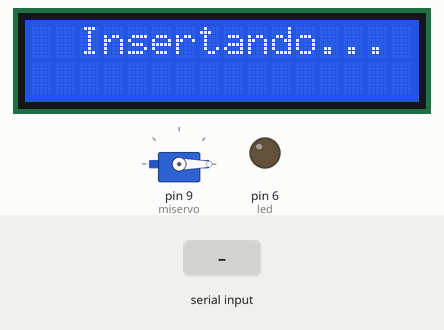
Recording of a sketch running on a simulated Arduino Uno, built with avr-gcc and run on an emulated ATmega328P. On the bench: 16×2 character LCD, servo, output pins drawn as LEDs (lit = HIGH). The test bench sets the inputs (shaded band).

Above: at 1.1 s.
At 3.2 s:
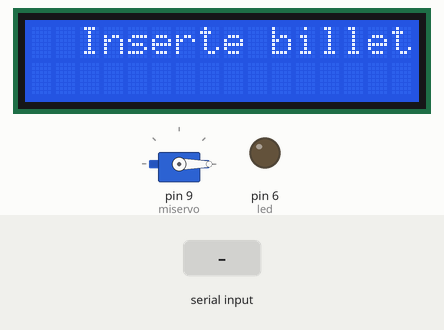
3.3 s: "p\n" received over Serial
At 5.4 s:
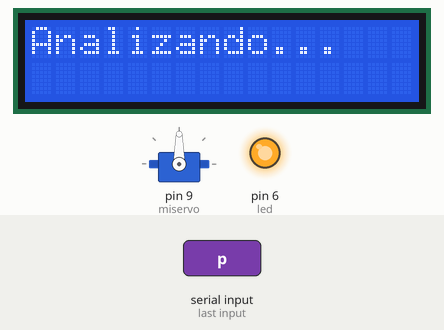
5.8 s: byte 112 ('p') received over Serial
At 7.6 s:
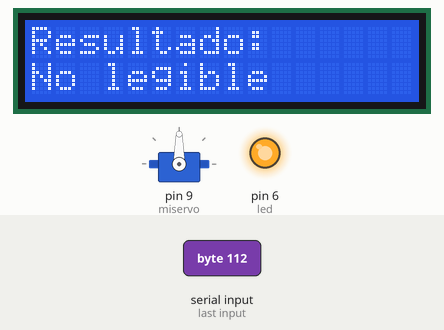
Timing chart, 0 to 10.3 s (numbered marks = the images above; inputs shaded):
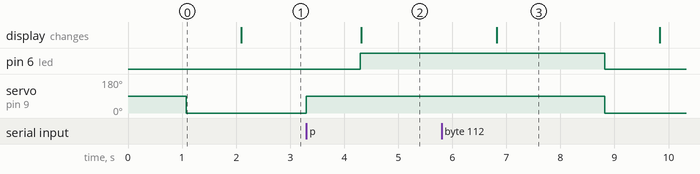

Measured:
- after the input at 3.3 s, pin 6 (led): LOW → HIGH after 1.0 s; servo on pin 9 (miservo): 0° → 90° at once; the display: changes after 1.0 s (image 2)
- after the input at 5.8 s, pin 6 (led): HIGH → LOW after 3.0 s; servo on pin 9 (miservo): 90° → 0° after 3.0 s; the display: changes after 1.0 s (image 3)

The sketch:

Prototipo_de_maquina_recibidora_e_iluminadora_de_billetes.ino
```cpp
#include <Servo.h>
#include <LiquidCrystal_I2C.h>
//Código de una maquina recibidora de billetes que avienta luz para poder observar las caracteristicas de seguridad y tomar una foto de manera independiente
// Definición de pines y variables
int led = 6; // Pin del LED
Servo miservo; // Objeto del servomotor
LiquidCrystal_I2C lcd(0x27, 16, 2); // Pantalla LCD I2C
String mensaje = ""; // Variable para recibir mensajes desde la computadora

void setup() {
  // Configuración inicial
  lcd.init();
  lcd.clear();
  lcd.backlight();
  lcd.setCursor(2, 0);
  lcd.print("Insertando...");

  miservo.attach(9); // Asociar servomotor al pin 9
  miservo.write(90);  // Inicia en 90°
  delay(1000);
  miservo.write(0);
  delay(1000);

  lcd.clear();
  lcd.setCursor(2, 0);
  lcd.print("Inserte billete");

  pinMode(led, OUTPUT);
  Serial.begin(9600);
}

void loop() {
  if (Serial.available()) {
    char tecla = Serial.read(); // Leer la tecla ingresada
    if (tecla == 'p') {
      miservo.write(90);
      delay(1000);

      digitalWrite(led, HIGH);

      // Mostrar "Analizando..."
      lcd.clear();
      lcd.setCursor(0, 0);
      lcd.print("Analizando...");

      // Limpiar el buffer serial antes de leer
      while (Serial.available()) {
        Serial.read();
      }

      // Esperar mensaje con un tiempo límite
      unsigned long startTime = millis();
      mensaje = "";
      while (millis() - startTime < 20000) { // Esperar hasta 5 segundos
        if (Serial.available()) {
          mensaje = Serial.readStringUntil('\n'); // Leer hasta el final de línea
          mensaje.trim(); // Limpiar espacios
          break; // Salir si recibimos algo
        }
      }

      // Decidir la acción según el mensaje recibido
      if (mensaje == "verdadero") {
        lcd.clear();
        lcd.setCursor(0, 0);
        lcd.print("Resultado:");
        lcd.setCursor(0, 1);
        lcd.print("Verdadero");
      } else if (mensaje == "falso") {
        lcd.clear();
        lcd.setCursor(0, 0);
        lcd.print("Resultado:");
        lcd.setCursor(0, 1);
        lcd.print("Falso");
      } else if (mensaje == "") {
        lcd.clear();
        lcd.setCursor(0, 0);
        lcd.print("Error:");
        lcd.setCursor(0, 1);
        lcd.print("Sin respuesta");
      } else {
        lcd.clear();
        lcd.setCursor(0, 0);
        lcd.print("Resultado:");
        lcd.setCursor(0, 1);
        lcd.print("No legible");
      }

      delay(2000);

      digitalWrite(led, LOW);
      miservo.write(0);
      delay(1000);

      lcd.clear();
      lcd.setCursor(2, 0);
      lcd.print("Inserte billete");
    }
  }
}
```
